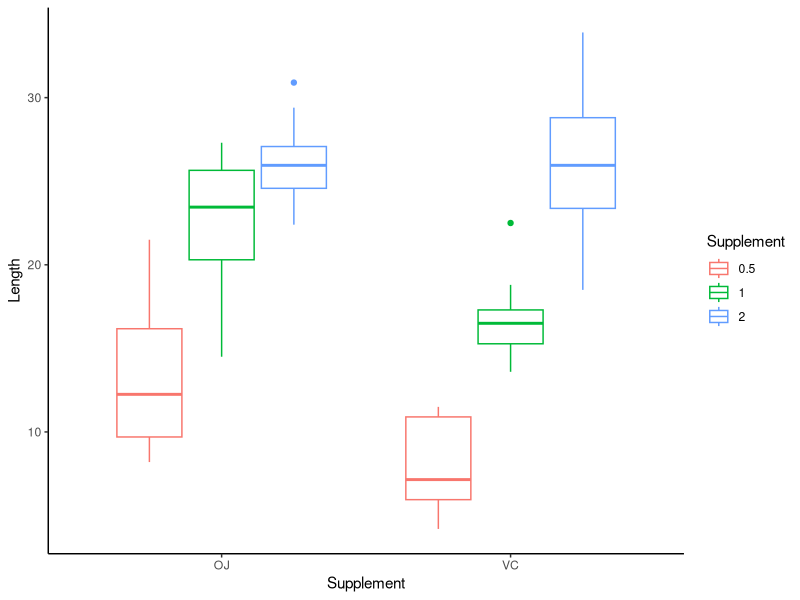
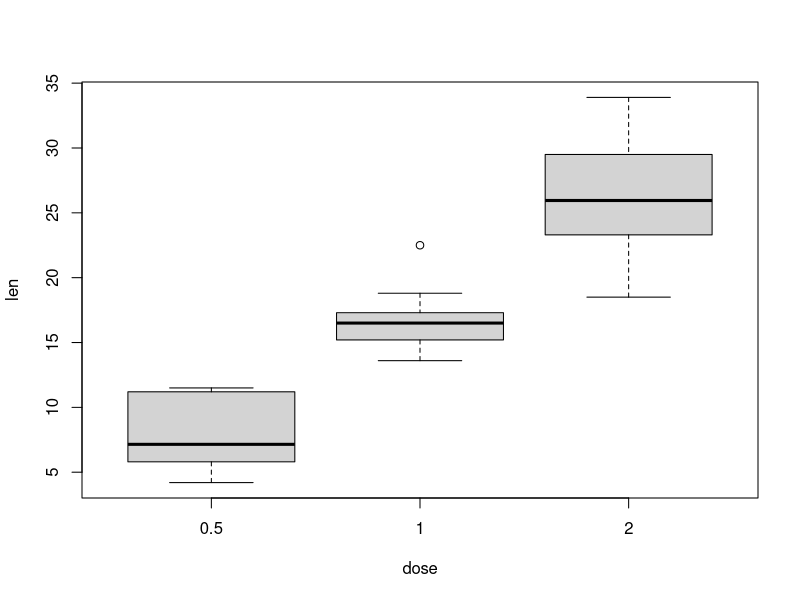
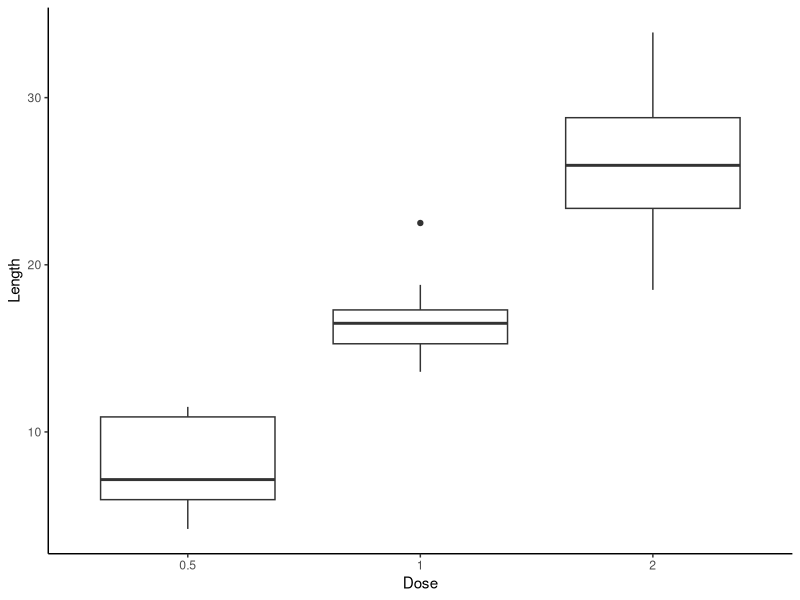
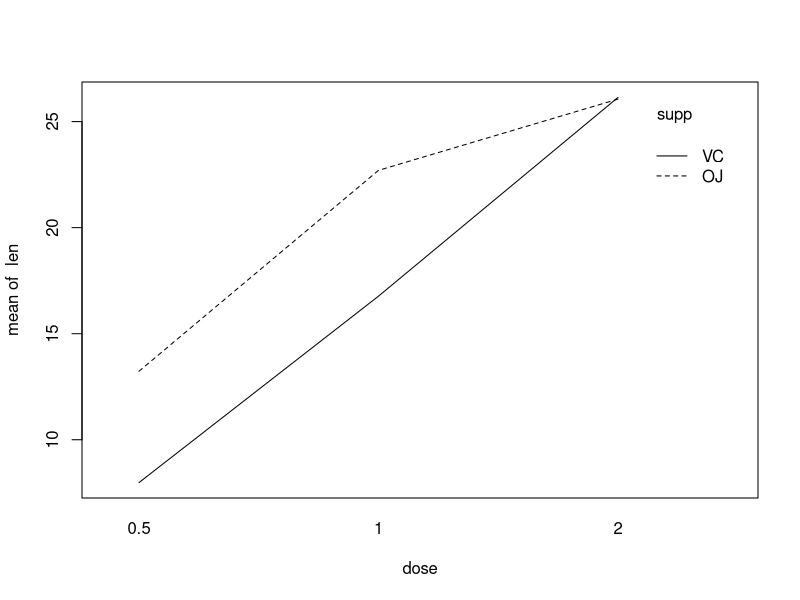
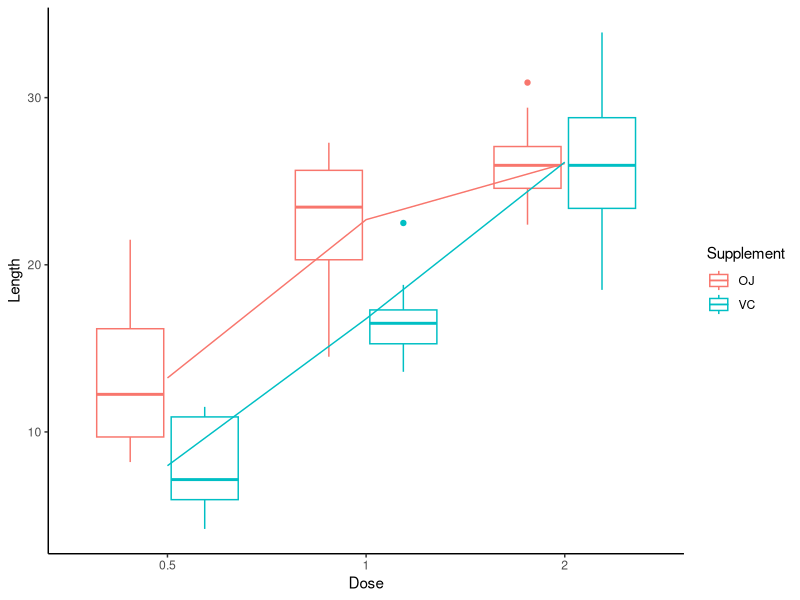

Reproduce these figures in R, in order.
## ---- chunk 1
knitr::opts_chunk$set(echo = TRUE)
## ---- chunk 2
library(ggplot2)
library(tidyr)
library(datasets)
## ---- chunk 3

# toothgrowth is loaded from the 'datasets' package
tooth = ToothGrowth
ggplot(tooth, aes(y = len, x = supp, colour = factor(dose))) + geom_boxplot() + theme_classic() + 
    xlab("Supplement") + ylab("Length") + labs(colour = "Supplement")

## ---- chunk 4
VCdata = tooth[tooth[, "supp"] == "VC", ]
dim(VCdata)
head(VCdata)
## ---- chunk 5
boxplot(len ~ dose, VCdata)
## ---- chunk 6
aov1 = aov(len ~ dose, VCdata)
summary(aov1)
## ---- chunk 7
aov2 = aov(len ~ factor(dose), VCdata)
summary(aov2)
## ---- chunk 8
ggplot(VCdata, aes(y = len, x = factor(dose))) + geom_boxplot() + theme_classic() + 
    xlab("Dose") + ylab("Length")
## ---- chunk 9
## another way of fitting anova in R
fit = lm(len ~ factor(dose), VCdata)
anova(fit)
## ---- chunk 10

# changing dose to factor
tooth$dose = as.factor(tooth$dose)

## interaction.plot function
attach(tooth)
interaction.plot(dose, supp, len)
detach()

## with ggplot
ggplot(tooth, aes(x = factor(dose), y = len, colour = supp)) + geom_boxplot() + stat_summary(fun.y = mean, 
    geom = "line", aes(group = supp)) + theme_classic() + xlab("Dose") + ylab("Length") + 
    labs(colour = "Supplement")

## ---- chunk 11
tooth.aov = aov(len ~ supp * dose, tooth)
summary(tooth.aov)

tooth.aov.additive = aov(len ~ supp + dose, tooth)
summary(tooth.aov.additive)

anova(tooth.aov, tooth.aov.additive)
